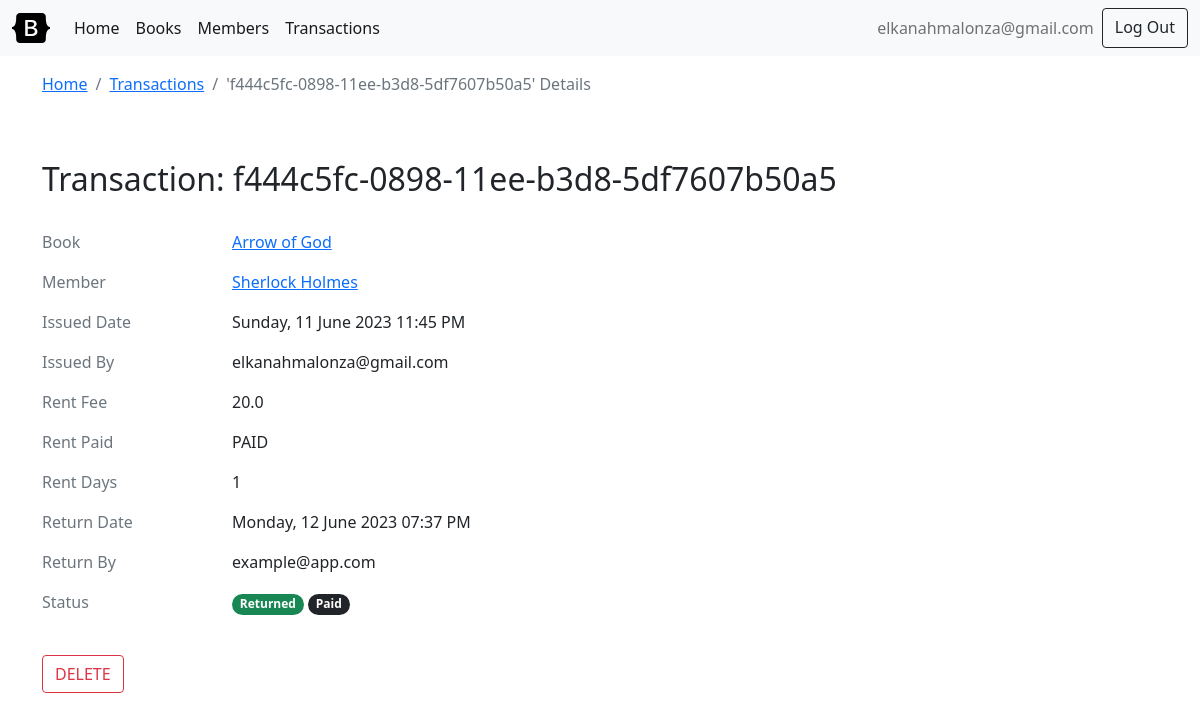
The app's page /transactions/f444c5fc-0898-11ee-b3d8-5df7607b50a5/ (signed in) with its own data.
### library/models.py (models this page shows, shortened)
class User(db.Model):
    uuid = db.Column(db.String(40), primary_key=True, default=str(uuid.uuid1()))
    email = db.Column(db.String(50), nullable=False, index=True, unique=True)
    password = db.Column(db.String, nullable=False)
    date_created = db.Column(db.DateTime, default=dt.datetime.now().astimezone)
    date_modified = db.Column(db.DateTime, onupdate=dt.datetime.now().astimezone)
    members_added = db.relationship(
        "Member",
        backref="user_added_by",
        lazy="dynamic",
        cascade="save-update, merge, refresh-expire, expunge",
        order_by="desc(Member.date_created)",
        foreign_keys="Member.added_by",
    )
    books_added = db.relationship(
        "Book",
        backref="user_added_by",
        lazy="dynamic",
        cascade="save-update, merge, refresh-expire, expunge",
        order_by="desc(Book.date_created)",
        foreign_keys="Book.added_by",
    )
    rent_transactions = db.relationship(
        "Transaction",
        backref="user_rent",
        lazy="dynamic",
        cascade="save-update, merge, refresh-expire, expunge",
        order_by="desc(Transaction.date_created)",
        foreign_keys="Transaction.rented_by",
    )
    returned_transactions = db.relationship(
        "Transaction",
        backref="user_return",
        lazy="dynamic",
        cascade="save-update, merge, refresh-expire, expunge",
        order_by="desc(Transaction.date_created)",
        foreign_keys="Transaction.returned_by",
    )

class Transaction(db.Model):
    STATUS = ("RENTED", "RETURNED", "OVERDUE", "OVERDUE_NOTPAID", "OVERDUE_PAYED")
    uuid = db.Column(db.String(40), primary_key=True, default=str(uuid.uuid1()))
    rent_date = db.Column(db.DateTime, default=dt.datetime.now().astimezone)
    return_date = db.Column(db.DateTime, nullable=True)
    rate_per_day = db.Column(db.Float, default=20.0)
    rent_paid = db.Column(db.Boolean, default=False)
    date_created = db.Column(db.DateTime, default=dt.datetime.now().astimezone)
    date_modified = db.Column(db.DateTime, onupdate=dt.datetime.now().astimezone)
    book = db.Column(db.String(36), db.ForeignKey("book.uuid"))
    member = db.Column(db.String(36), db.ForeignKey("member.uuid"))
    rented_by = db.Column(db.String(36), db.ForeignKey("user.uuid"))
    returned_by = db.Column(db.String(36), db.ForeignKey("user.uuid"))
    @property
    def rent_fee(self):
        rate_per_day = self.rate_per_day
        rent_date = self.rent_date
        if self.return_date is not None:
            rent_days = self.return_date - rent_date
        else:
            rent_days = dt.datetime.now().astimezone() - rent_date.astimezone()
        if rent_days.days > 0:
            return rent_days.days * rate_per_day
        return rate_per_day
    @property
    def rent_days(self):
        rent_date = self.rent_date
        if self.return_date is not None:
            rent_days = self.return_date - rent_date
        else:
            rent_days = dt.datetime.now().astimezone() - rent_date.astimezone()
        if rent_days.days > 0:
            return rent_days.days
        return 1
    @property
    def status(self):
        if self.return_date is not None:
            return "RETURNED"
        else:
            return "RENTED"

class Book(db.Model):
    STATUS = ("AVAILABLE", "UNAVAILABLE")
    uuid = db.Column(db.String(40), primary_key=True, default=str(uuid.uuid1()))
    isbn = db.Column(db.String(40), nullable=False, index=True, unique=True)
    name = db.Column(db.String(50), nullable=False, index=True)
    author = db.Column(db.String(50), nullable=False)
    edition = db.Column(db.String(50), nullable=True, default="First")
    publisher = db.Column(db.String(50), nullable=False)
    description = db.Column(db.String, nullable=True)
    quantity = db.Column(db.Integer, default=1)
    date_created = db.Column(db.DateTime, default=dt.datetime.now().astimezone)
    date_modified = db.Column(db.DateTime, onupdate=dt.datetime.now().astimezone)
    added_by = db.Column(db.String(36), db.ForeignKey("user.uuid"))
    transactions = db.relationship(
        "Transaction",
        backref="book_rent",
        lazy="dynamic",
        cascade="save-update, merge, refresh-expire, expunge",
        order_by="desc(Transaction.date_created)",
        foreign_keys="Transaction.book",
    )

class Member(db.Model):
    STATUS = ("ACTIVE", "INACTIVE", "DEFAULTED")
    uuid = db.Column(db.String(40), primary_key=True, default=str(uuid.uuid1()))
    first_name = db.Column(db.String(50), nullable=False)
    second_name = db.Column(db.String(50), nullable=True)
    id_number = db.Column(db.Integer, nullable=False, index=True, unique=True)
    date_created = db.Column(db.DateTime, default=dt.datetime.now().astimezone)
    date_modified = db.Column(db.DateTime, onupdate=dt.datetime.now().astimezone)
    added_by = db.Column(db.String(36), db.ForeignKey("user.uuid"))
    transactions = db.relationship(
        "Transaction",
        backref="member_rent",
        lazy="dynamic",
        cascade="save-update, merge, refresh-expire, expunge",
        order_by="desc(Transaction.date_created)",
        foreign_keys="Transaction.member",
    )

### library/transactions/views.py (the view)
class RetrieveTransactionView(View):
    methods = [
        "GET",
    ]
    decorators = [
        login_required,
    ]
    def _get_item(self, uuid):
        transaction = Transaction.query.filter_by(uuid=str(uuid)).one_or_none()
        if transaction is None:
            return render_template(
                "info.html", title="Error 404", message="Error Transaction Not Found."
            )
        return transaction
    def dispatch_request(self, id):
        transaction = self._get_item(id)
        return render_template(
            "transactions/transaction_detail.html",
            title=f"'{transaction.uuid}' Details",
            item=transaction,
        )

### library/utils.py (called while the page is built)
def before_request(app):
    @app.before_request
    def load_logged_in_user():
        user_id = session.get("user_id")
        if user_id is None:
            g.user = None
        else:
            g.user = User.query.filter_by(uuid=user_id).one_or_none()

def login_required(view):
    @functools.wraps(view)
    def wrapped_view(*args, **kwargs):
        if g.user is None:
            return redirect(url_for("user_login"))
        return view(*args, **kwargs)
    return wrapped_view

### templates/transactions/transaction_detail.html (shortened to what this page needs)
{% extends 'base.html' %}
{% block header %}
    <nav aria-label="breadcrumb">
        <ol class="breadcrumb">
            <li class="breadcrumb-item"><a href="{{ url_for('index') }}">Home</a></li>
            <li class="breadcrumb-item"><a href="{{ url_for('transactions_list') }}">Transactions</a></li>
            <li class="breadcrumb-item active" aria-current="page">{% block title %}{{title}}{% endblock %}</li>
        </ol>
    </nav>
{% endblock %}
{% block content %}
    <div class="row pt-2 pb-4">
        <article class="blog-post pt-3">
            <h2 class="blog-post-title py-4">Transaction: {{item.uuid}}</h2>
            <div class="col-12">
                <div class="row">
                    <p class="col-sm-2 text-muted text-sm-right mb-0 mb-sm-3">Book</p>
                    <p class="col-sm-10"><a href="{{url_for('books_retrieve', id=item.book_rent.uuid)}}">{{item.book_rent.name}}</a></p>
                </div>
                <div class="row">
                    <p class="col-sm-2 text-muted text-sm-right mb-0 mb-sm-3">Member</p>
                    <p class="col-sm-10"><a href="{{url_for('members_retrieve', id=item.member_rent.uuid)}}">{{item.member_rent.first_name}} {{item.member_rent.second_name}}</a></p>
                </div>
                <div class="row">
                    <p class="col-sm-2 text-muted text-sm-right mb-0 mb-sm-3">Issued Date</p>
                    <p class="col-sm-10">{{item.rent_date.strftime('%A, %d %B %Y %I:%M %p')}}</p>
                </div>
                <div class="row">
                    <p class="col-sm-2 text-muted text-sm-right mb-0 mb-sm-3">Issued By</p>
                    <p class="col-sm-10">{{item.user_rent.email}}</p>
                </div>
                <div class="row">
                    <p class="col-sm-2 text-muted text-sm-right mb-0 mb-sm-3">Rent Fee</p>
                    <p class="col-sm-10">{{item.rent_fee}}</p>
                </div>
                <div class="row">
                    <p class="col-sm-2 text-muted text-sm-right mb-0 mb-sm-3">Rent Paid</p>
                    <p class="col-sm-10">{% if item.rent_paid %}PAID{% else %}NOT_PAID{% endif %}</p>
                </div>
                <div class="row">
                    <p class="col-sm-2 text-muted text-sm-right mb-0 mb-sm-3">Rent Days</p>
                    <p class="col-sm-10">{{item.rent_days}}</p>
                </div>
                <div class="row">
                    <p class="col-sm-2 text-muted text-sm-right mb-0 mb-sm-3">Return Date</p>
                    <p class="col-sm-10">{% if item.return_date %} {{item.return_date.strftime('%A, %d %B %Y %I:%M %p')}} {% else %} None {% endif %}</p>
                </div>
                <div class="row">
                    <p class="col-sm-2 text-muted text-sm-right mb-0 mb-sm-3">Return By</p>
                    <p class="col-sm-10">{{item.user_return.email}}</p>
                </div>
                <div class="row">
                    <p class="col-sm-2 text-muted text-sm-right mb-0 mb-sm-3">Status</p>
                    <p class="col-sm-10">
                        {% if item.status == "RENTED" %}
                            <span class="badge rounded-pill bg-primary">Issued</span>
                        {% elif item.status == "RETURNED" %}
                            <span class="badge rounded-pill bg-success">Returned</span>
                            {% if item.rent_paid %}
                                <span class="badge rounded-pill bg-dark">Paid</span>
                            {% else %}
                                <span class="badge rounded-pill bg-danger">Not Paid</span>
                            {% endif %}
                        {% endif %}
                    </p>
                </div>
            </div>
        </article>
    </div>
    <div class="row mb-4">
        <div class="col-12">
            <a href="{{url_for('transactions_delete', id=item.uuid)}}" class="btn btn-outline-danger">DELETE</a>
        </div>
    </div>
{% endblock %}

### templates/base.html (shortened to what this page needs)
<!doctype html>
<html lang="en">
    <head>
        <link href="{{ url_for('static', filename='bootstrap-5.0.2-dist/css/bootstrap.min.css') }}" rel="stylesheet">
    </head>
    <nav class="navbar navbar-expand-lg navbar-light bg-light">
        <div class="container-fluid">
            <a class="navbar-brand" href="{{ url_for('index') }}">
                <img src="{{ url_for('static', filename='bootstrap-logo-white.svg') }}" width="38" height="30" class="d-inline-block align-top" alt="Bootstrap" loading="lazy" style="filter: invert(1) grayscale(100%) brightness(200%);">
            </a>
            <div class="collapse navbar-collapse" id="navbarSupportedContent">
                <ul class="navbar-nav me-auto mb-2 mb-lg-0">
                    <li class="nav-item">
                        <a class="nav-link active" aria-current="page" href="{{ url_for('index') }}">Home</a>
                    </li>
                    <li class="nav-item">
                        <a class="nav-link active" href="{{ url_for('books_list') }}">Books</a>
                    </li>
                    <li class="nav-item">
                        <a class="nav-link active" href="{{ url_for('members_list') }}">Members</a>
                    </li>
                    <li class="nav-item">
                        <a class="nav-link active" href="{{ url_for('transactions_list') }}">Transactions</a>
                    </li>
                </ul>
                <div class="d-flex">
                {% if g.user %}
                    <ul class="navbar-nav me-auto mb-2 mb-lg-0">
                    <li class="nav-item">
                        <a class="nav-link" aria-current="page" href="#">{{ g.user['email'] }}</a>
                    </li>
                    </ul>
                    <a class="btn btn-outline-dark" href="{{url_for('user_logout')}}">Log Out</a>
                {% else %}
                    <a class="btn btn-outline-dark" href="{{url_for('user_register')}}">Register</a>
                    <a class="btn btn-outline-dark" href="{{url_for('user_login')}}">Log In</a>
                {% endif %}
                </div>
            </div>
        </div>
    </nav>
    <content>
        <section class="container">
            <header class="pt-3">
                {% block header %}{% endblock %}
            </header>
            {% block content %}{% endblock %}
        </section>
    </content>
    </html>

### records on screen
User: user.email "elkanahmalonza@gmail.com", user_rent.email "elkanahmalonza@gmail.com"
Transaction: uuid "f444c5fc-0898-11ee-b3d8-5df7607b50a5", rent_date "Sunday, 11 June 2023 11:45 PM", rent_fee "20.0", rent_days "1", return_date "Monday, 12 June 2023 07:37 PM"
Book: book_rent.name "Arrow of God"
Member: member_rent.first_name "Sherlock", member_rent.second_name "Holmes"
User: user_return.email "example@app.com"

### other values on screen
{{ title }} "'f444c5fc-0898-11ee-b3d8-5df7607b50a5' Details"
